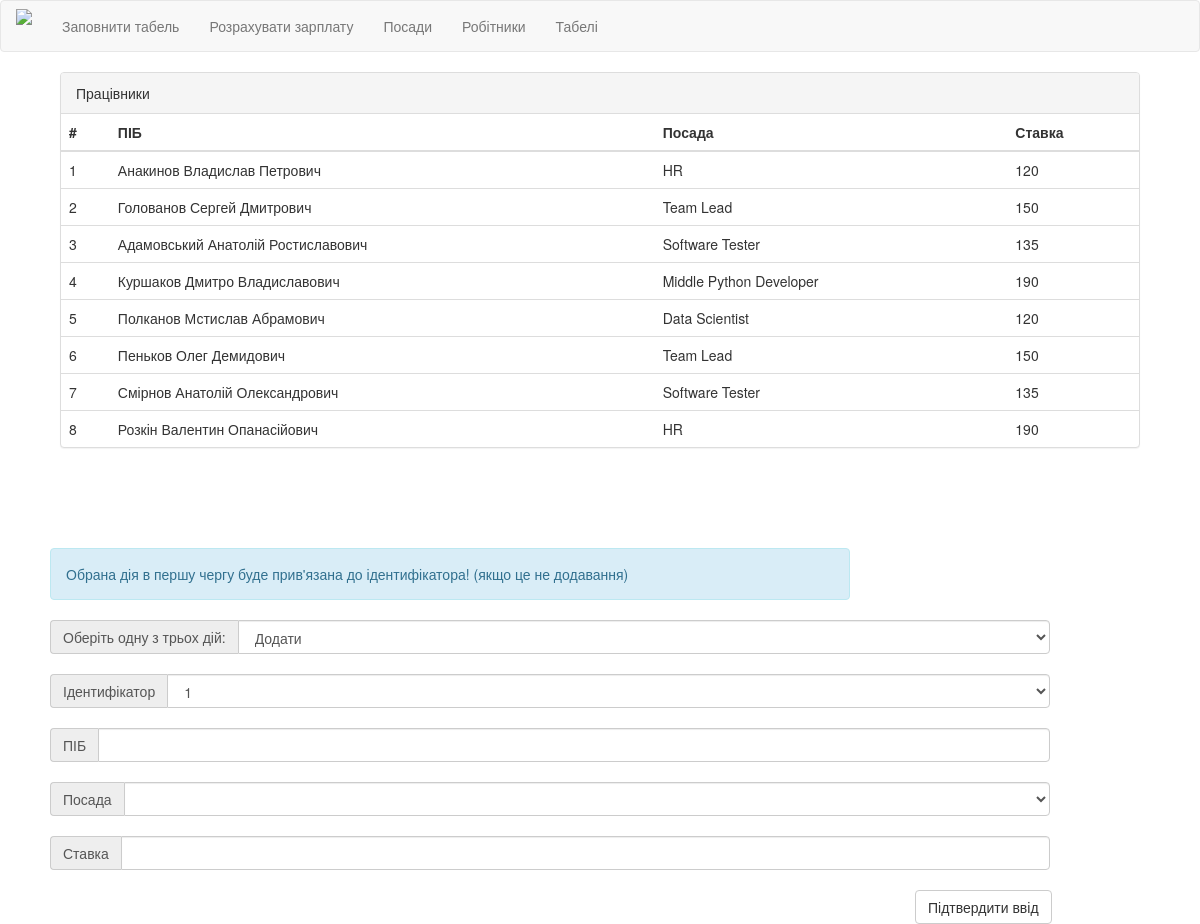
/employees/, run on the app's committed database.
### tables this page shows
CREATE TABLE Employees (id INTEGER, name TEXT, post TEXT, rate INTEGER);

### __init__.py (the view)
@app.route('/employees/')
def employees():
    try:
        POSTS_DATA = Post().get_all_db_data()
        EMPLOYEES_DATA = Employee().get_all_db_data()
        return render_template("employees.html", EMPLOYEES_DATA=EMPLOYEES_DATA, POSTS_DATA=POSTS_DATA, error=None)
    except Exception as e:
        return render_template("employees.html", error="Exception has been caught: " + e.args[0])

### Employee.py (called while the page is built)
    def get_all_db_data(self):
        db = sqlite.connect(self.database)
        db.row_factory = sqlite.Row
        with db:
            conn = db.cursor()
            conn.execute("SELECT * FROM {}".format(self.table))
            data = conn.fetchall()
            return data

### Post.py (called while the page is built)
    def get_all_db_data(self):
        db = sqlite.connect(self.database)
        db.row_factory = sqlite.Row
        with db:
            conn = db.cursor()
            conn.execute("SELECT * FROM {}".format(self.table))
            data = conn.fetchall()
            return data

### templates/employees.html (shortened to what this page needs)
{% extends "header.html" %}
{% block body %}
    <div class="panel panel-default" style="max-width: 90%; margin: auto;">
        <div class="panel-heading">Працівники </div>
        <table class="table">
            <thead>
                <th> # </th>
                <th> ПІБ </th>
                <th> Посада </th>
                <th> Ставка </th>
            </thead>
            <tbody>
                {% for item in EMPLOYEES_DATA:%}
                <tr>
                    <td> {{item["id"]}} </td>
                    <td> {{item["name"]}} </td>
                    <td> {{item["post"]}} </td>
                    <td> {{item["rate"]}} </td>
                </tr>
                {% endfor %}
            </tbody>
        </table>
    </div>
    <form method="POST" action="/employees-handler/">
        <div class="alert alert-info" role="alert" style="margin:100px 50px 20px 50px; width: 800px;">
            Обрана дія в першу чергу буде прив'язана до ідентифікатора! (якщо це не додавання)
        </div>
        <div class="input-group" style="margin: 20px 50px; width: 1000px;">
            <span class="input-group-addon" id="basic-addon1"> Оберіть одну з трьох дій: </span>
            <select type="text" class="form-control"
                    aria-describedby="basic-addon1" name="action" value="{{request.form.action}}">
                <option value="add">Додати</option>
            </select>
        </div>
        <div class="input-group" style="margin: 20px 50px; width: 1000px;">
            <span class="input-group-addon" id="basic-addon1"> Ідентифікатор </span>
            <select type="text" class="form-control"
                    aria-describedby="basic-addon1" name="id" value="{{request.form.id}}">
                {% for employee in EMPLOYEES_DATA%}
                <option value="{{employee['id']}}">{{employee["id"]}}</option>
                {% endfor %}
            </select>
        </div>
        <div class="input-group" style="margin: 20px 50px; width: 1000px;">
            <span class="input-group-addon" id="basic-addon1"> ПІБ </span>
            <input type="text" class="form-control"
                    aria-describedby="basic-addon1" name="name" value="{{request.form.name}}">
        </div>
        <div class="input-group" style="margin: 20px 50px; width: 1000px;">
            <span class="input-group-addon" id="basic-addon1"> Посада </span>
            <select type="text" class="form-control"
                    aria-describedby="basic-addon1" name="post" value="{{request.form.post}}">
                <option value=""></option>
                {% for post in POSTS_DATA%}
                <option value='{{post["name"]}}'>{{post["name"]}}</option>
                {% endfor%}
            </select>
        </div>
        <div class="input-group" style="margin: 20px 50px; width: 1000px;">
            <span class="input-group-addon" id="basic-addon1"> Ставка </span>
            <input type="text" class="form-control"
                    aria-describedby="basic-addon1" name="rate" value="{{request.form.rate}}">
        </div>
        <button type="submit" class="btn btn-default" style="margin-left: 915px;"> Підтвердити ввід </button>
    </form>
{% endblock%}

### templates/header.html (shortened to what this page needs)
<!DOCTYPE html>
<html lang="ua">
<head>
    <link href="../static/css/bootstrap.min.css" rel="stylesheet">
</head>
<header>
    <nav class="navbar navbar-default">
        <div class="navbar-header">
            <a class="navbar-brand"><img src="../static/img/salary-packaging.png"
                                         style="height: 30px; margin-top: -7px;"></a>
        </div>
        <div class="container-fluid">
            <div class="collapse navbar-collapse" id="bs-example-navbar-collapse-1">
                <ul class="nav navbar-nav">
                    <li><a href="/new-table">Заповнити табель </a></li>
                    <li><a href="/salaries">Розрахувати зарплату</a></li>
                    <li><a href="/posts">Посади </a></li>
                    <li><a href="/employees">Робітники </a></li>
                    <li><a href="/tables">Табелі </a></li>
                </ul>
            </div>
        </div>
    </nav>
</header>
<body>
    {% block body %}{% endblock %}
</body>
</html>

### data on the page
Employees: id "1", name "Анакинов Владислав Петрович", post "HR", rate "120"
Employees: id "2", name "Голованов Сергей Дмитрович", post "Team Lead", rate "150"
Employees: id "3", name "Адамовський Анатолій Ростиславович", post "Software Tester", rate "135"
Employees: id "4", name "Куршаков Дмитро Владиславович", post "Middle Python Developer", rate "190"
Employees: id "5", name "Полканов Мстислав Абрамович", post "Data Scientist", rate "120"
Employees: id "6", name "Пеньков Олег Демидович", post "Team Lead", rate "150"
Employees: id "7", name "Смірнов Анатолій Олександрович", post "Software Tester", rate "135"
Employees: id "8", name "Розкін Валентин Опанасійович", post "HR", rate "190"

### other printed values
form field id "1"
